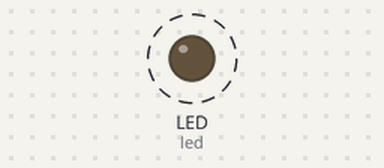
Bench run of a program on a simulated CircuitPython board. On the bench: output pins drawn as LEDs (lit = HIGH). Dashed ring = blinking. What the program prints to the serial console is not drawn.

Above: at 0.4 s.
Timing chart, 0 to 3.0 s (numbered marks = the images above):
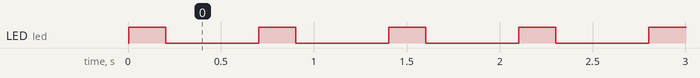

The program:

code.py
```python
# Blinky

import time
import board
import digitalio

led = digitalio.DigitalInOut(board.LED)
led.direction = digitalio.Direction.OUTPUT
print("Hello! SM, started :",int(time.monotonic()), "sec ago" )
print(dir(board))
while True:
    led.value = True
    time.sleep(.2)
    led.value = False
    time.sleep(.5)
```

Measured:
- by itself, LED (led): alternates HIGH for 0.20 s and LOW for 0.50 s
